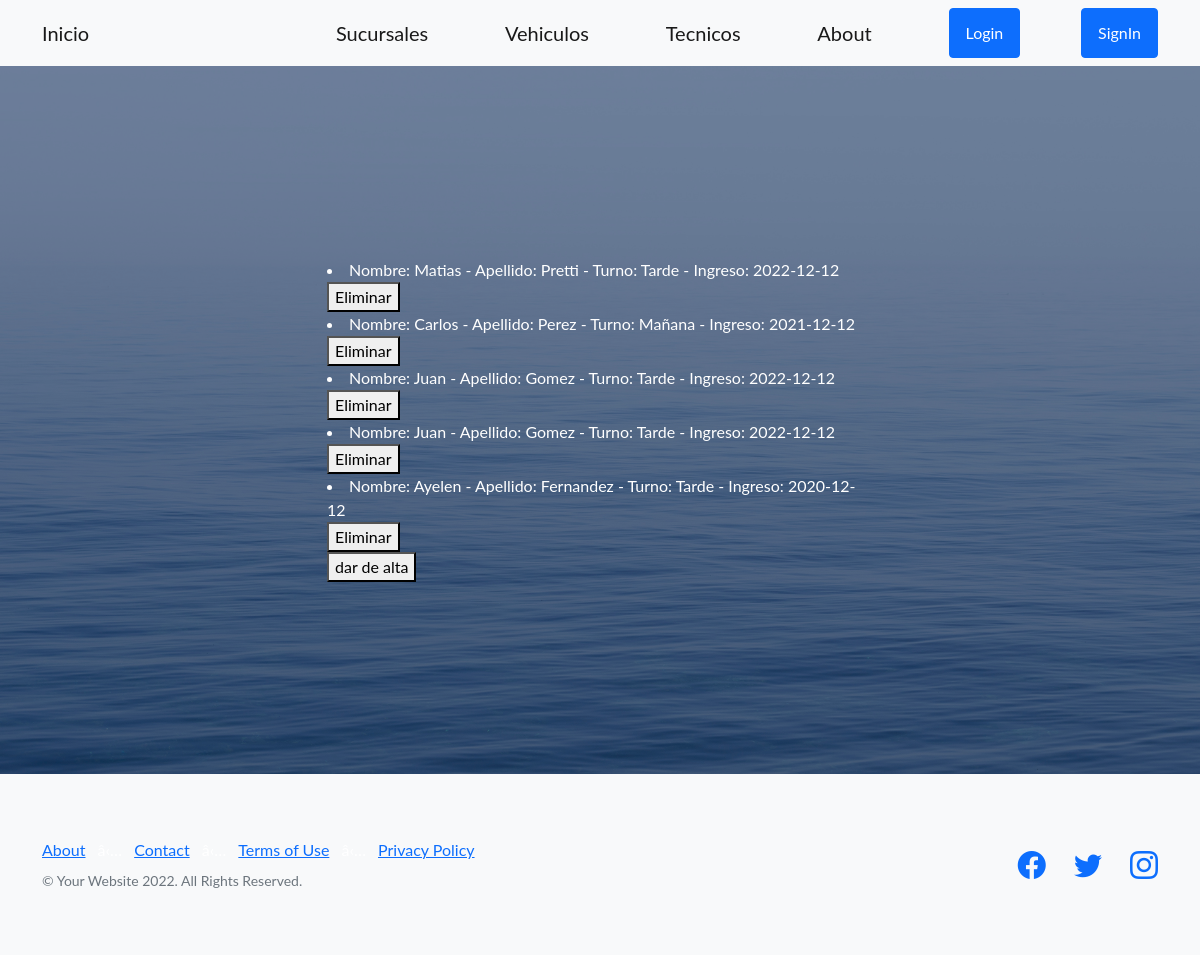
The app's page /readtec/, older data.
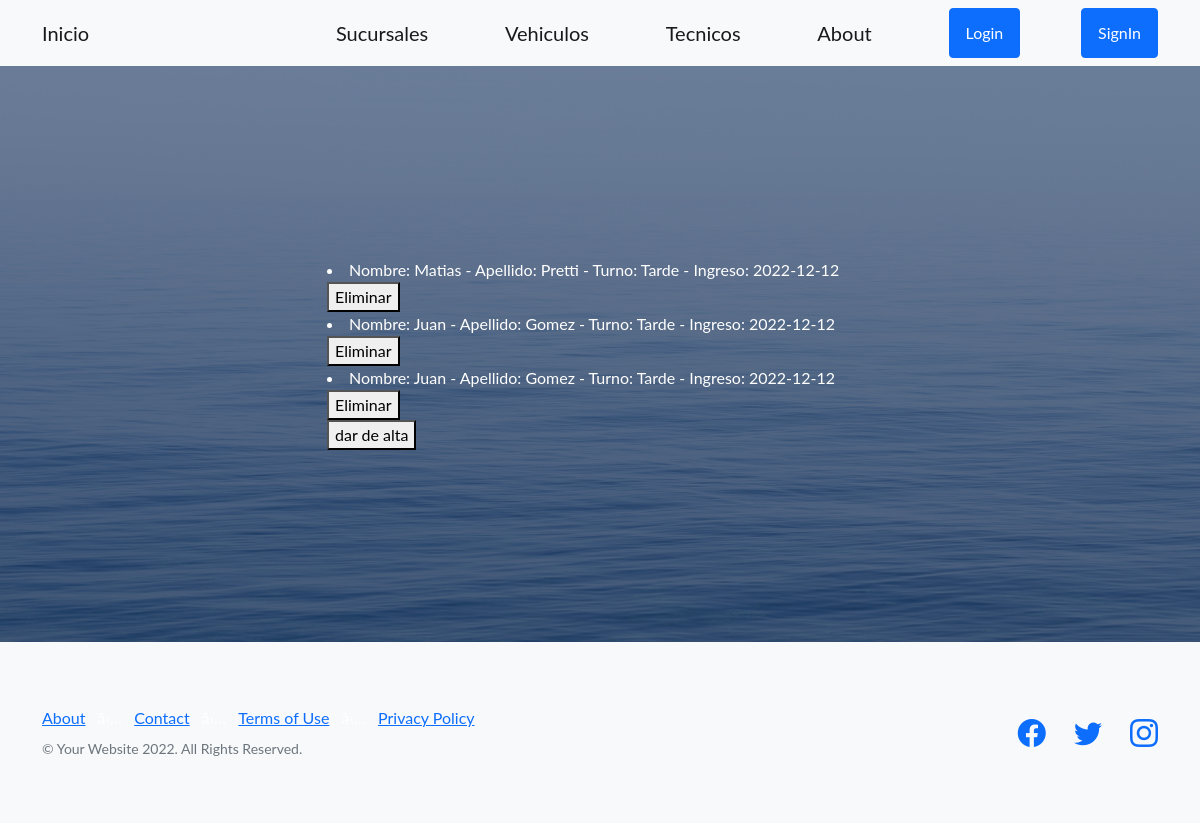
The same page, newer data.
### app_final/models.py (models this page shows)
class Tecnicos(models.Model):
    nombre = models.CharField(max_length=40)
    apellido = models.CharField(max_length=40)
    turno = models.CharField(max_length=40)
    fecha_ingreso = models.DateField()
    def __str__(self):
        return f'Nombre: {self.nombre} - Apellido: {self.apellido} - Turno: {self.turno} - Ingreso: {self.fecha_ingreso}'

### app_final/views.py (the view)
# urls.py: path('readtec/', ReadTecnicos, name='readtec'),
def ReadTecnicos(request):
    tecnicos = Tecnicos.objects.all()
    contexto = {'Tecnicos': tecnicos}
    return render(request, 'ReadTecnicos.html', contexto)

### Final/Templates/ReadTecnicos.html
{% extends 'padre.html' %}
{% block bloqueLibre1 %}
<body style="color: rgb(255, 255, 255)">
    {% for t in Tecnicos %}
        <li>{{t}}</li>
        <div>
            <form action="{% url 'deltec' t.nombre %}"  method="POST"> {% csrf_token %}
                <button type="submit">Eliminar</button>
            </form>
        </div>
    {% endfor %}
        <div>
    <form action="{% url 'formtec'%}">
        <button type="submit">dar de alta</button>
    </form>
        </div>
</body>
{% endblock bloqueLibre1 %}

Row changes from the older to the newer data that the page shows:
removed Tecnicos: nombre+apellido+turno "Nombre: Carlos - Apellido: Perez - Turno: Mañana - Ingreso: 2021-12-12"
removed Tecnicos: nombre+apellido+turno "Nombre: Ayelen - Apellido: Fernandez - Turno: Tarde - Ingreso: 2020-12-12"
